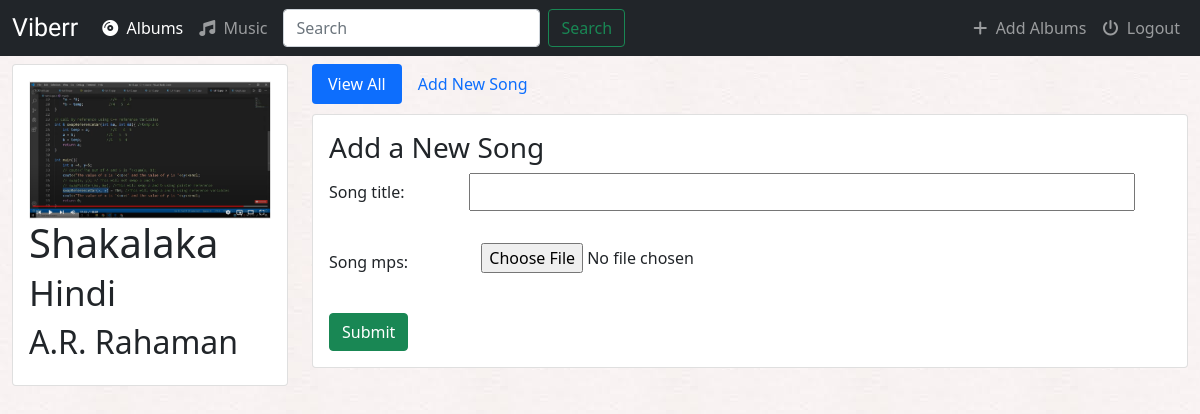
Screenshot of /music/3/create_song/ with the database file from the repository.
### music/models.py (models this page shows, shortened)
class Album(models.Model):
    user = models.ForeignKey(User, default=1, on_delete=models.CASCADE)
    artist = models.CharField(max_length=250)
    album_title = models.CharField(max_length=500)
    genere = models.CharField(max_length=100)
    album_logo = models.FileField()
    is_favorite = models.BooleanField(default=False)
    def __str__(self):
        return self.album_title + ' - '+ self.artist

### music/views.py (the view, shortened to what this page needs)
# urls.py: re_path(r'^(?P<album_id>[0-9]+)/create_song/$', views.create_song, name='create_song'),
def create_song(request, album_id):
    form = SongForm(request.POST or None, request.FILES or None)
    album = get_object_or_404(Album, pk=album_id)
    context = {
        'album': album,
        'form': form,
    }
    return render(request, 'music/create_song.html', context)

### music/forms.py
class SongForm(forms.ModelForm):
    class Meta:
        model = Song
        fields = ['song_title', 'song_mps']

### music/templates/music/create_song.html (shortened to what this page needs)
{% extends 'music/base.html' %}
{% block albums_active %}active{% endblock %}
{% block body %}
<div class="container-fluid">
    <div class="row">
        <div class="col-sm-4 col-md-3">
            <div class="card">
                <div class="card-body">
                        <a href="{% url 'music:detail' album.id %}">
                            {% if album.album_logo %}
                                <img src="{{ album.album_logo.url }}" class="img-fluid">
                            {% else %}
                                <h3>No image to display</h3>
                            {% endif %}
                        </a>
                    <h1>{{ album.album_title }} <small>{{ album.genere }}</small></h1>
                    <h2>{{ album.artist }}</h2>
                </div>
            </div>
        </div>
        <div class="col-sm-8 col-md-9">
            <ul class="nav nav-pills" style="margin-bottom: 10px;">
                <li class="nav-item" role="presentation">
                  <a class="nav-link active" aria-current="page" href="{% url 'music:detail' album.id %}">View All</a>
                </li>
                <li class="nav-item" role="presentation" class="active">
                  <a class="nav-link" href="{% url 'music:create_song' album.id %}">Add New Song</a>
                </li>
              </ul>
            <div class="card">
                <div class="card-body">
                    <h3>Add a New Song</h3>
                    <form class="form-horizontal" role="form" action="" method="post" enctype="multipart/form-data">
                        {% include 'music/form_template.html' %}
                        <div class="form-group">
                            <div class="col-sm-offset-2 col-sm-10">
                                <button type="submit" class="btn btn-success">Submit</button>
                            </div>
                        </div>
                    </form>
                </div>
            </div>
        </div>
    </div>
</div>
{% endblock %}

### music/static/music/style.css (style rules this page uses)
body { background: black url("images/background.png"); }

### rows the page displays
Album: album_logo (picture), album_title "Shakalaka", genere "Hindi", artist "A.R. Rahaman"

### other values shown
{{ field.label_tag }} "Song title:" "Song mps:"
